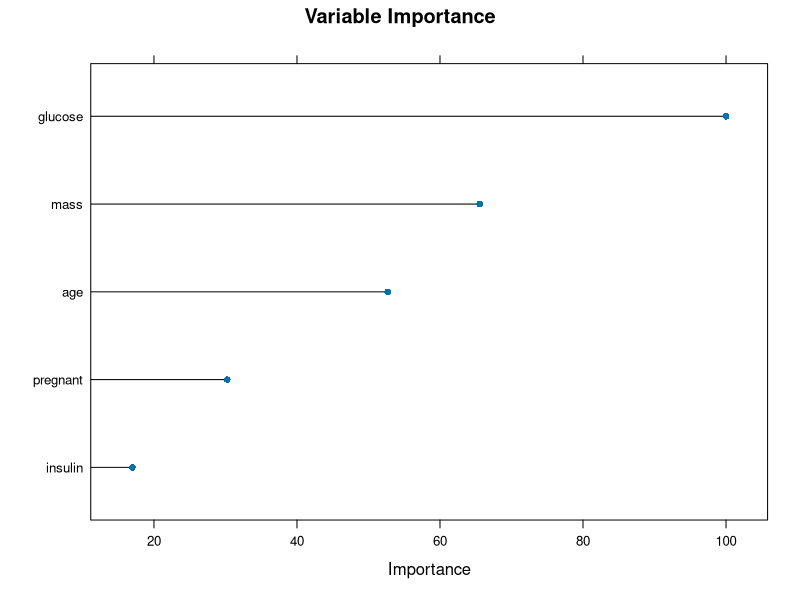

Write the R code that produced this figure.
install.packages("rpart")
install.packages("randomForest")
set.seed(10)

library(caret)
library(mlbench)

data(PimaIndiansDiabetes)
PimaIndiansDiabetes_subset <- PimaIndiansDiabetes[,1:9]
PimaIndiansDiabetes_subset

#Train a rpart model
rPartMod <- train(diabetes ~ ., data=PimaIndiansDiabetes_subset, method="rpart")

#Find variable importance
rpartImp <- varImp(rPartMod)

#Print variable importance
print(rpartImp)

#Plot top 5 variable importance 
plot(rpartImp, top = 5, main='Variable Importance')
